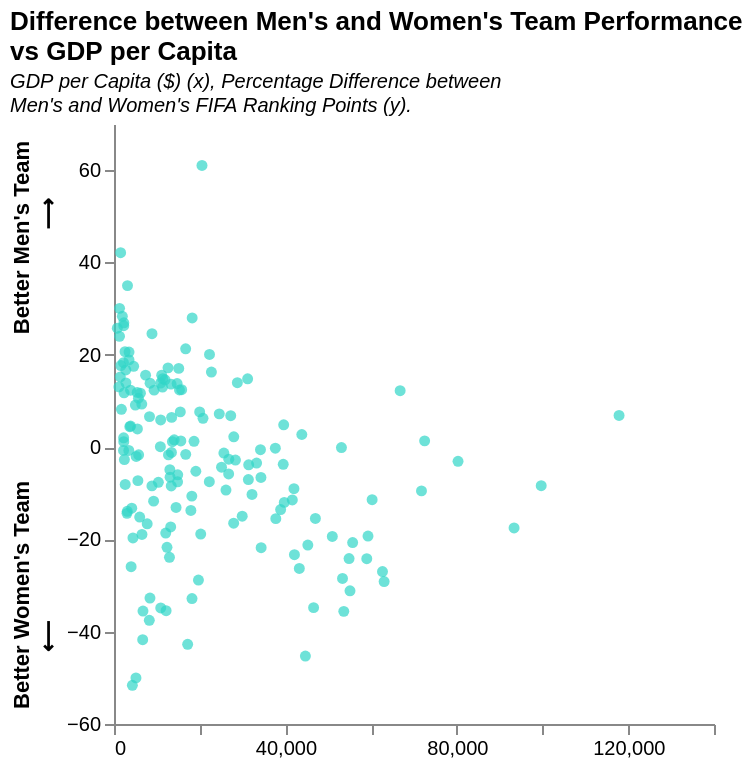

Here is the Vega-Lite specification saved for this chart:
### Vega-Lite specification from a JSON file in a GitHub repository (floating-point values rounded to 4 significant figures; data arrays with more than 128 entries replaced by an {"elided": "..."} marker saying what was removed)
{"$schema": "https://vega.github.io/schema/vega-lite/v5.json", "title": {"text": ["Difference between Men's and Women's Team Performance", "vs GDP per Capita"], "subtitle": ["GDP per Capita ($) (x), Percentage Difference between", "Men's and Women's FIFA Ranking Points (y)."], "subtitleFontStyle": "italic", "subtitleFontSize": 10, "anchor": "start", "color": "black"}, "config": {"background": "white", "view": {"stroke": "transparent"}}, "data": {"values": {"elided": "163 records"}}, "mark": {"type": "circle", "color": "#30D5C8", "opacity": 0.7}, "height": 300, "width": 300, "encoding": {"x": {"field": "GDP per Capita", "type": "quantitative", "scale": {"domain": [0, 140000]}, "axis": {"grid": false}, "title": null}, "y": {"field": "Percentage Difference", "type": "quantitative", "scale": {"domain": [-60, 70]}, "axis": {"grid": false}, "title": ["Better Women's Team                        Better Men's Team", "⟵                                                                ⟶"]}, "tooltip": [{"field": "Country Name", "type": "ordinal", "title": "Country"}, {"field": "Percentage Difference", "type": "quantitative", "title": "Percentage Difference", "format": ".2f"}, {"field": "GDP per Capita", "type": "quantitative", "title": "GDP per Capita ($)", "format": ".0f"}]}}
